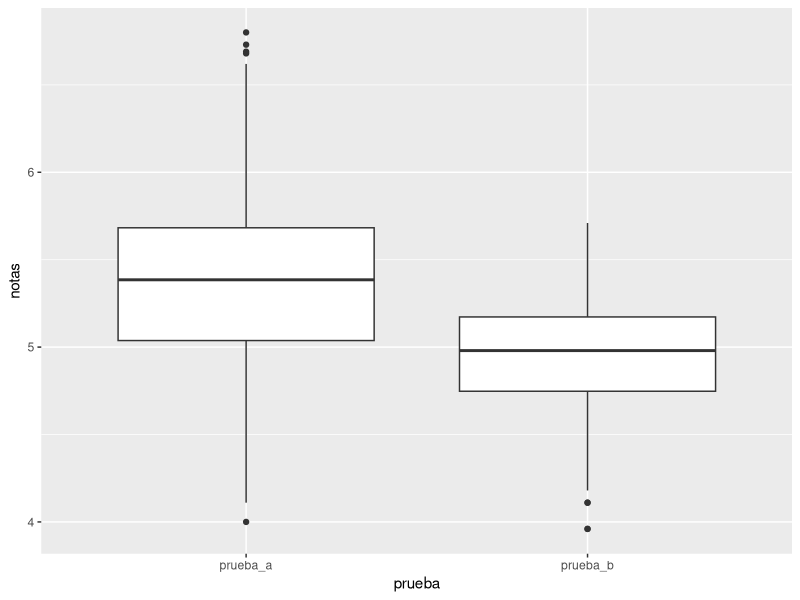
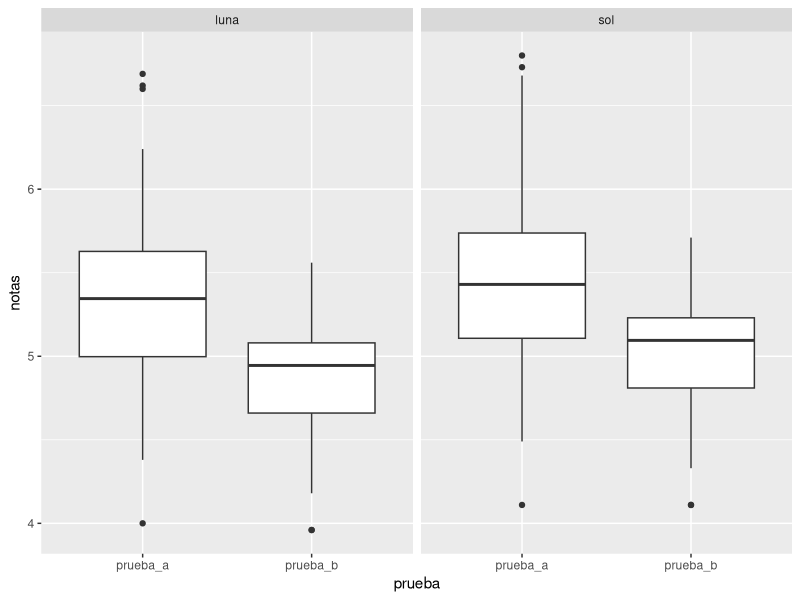
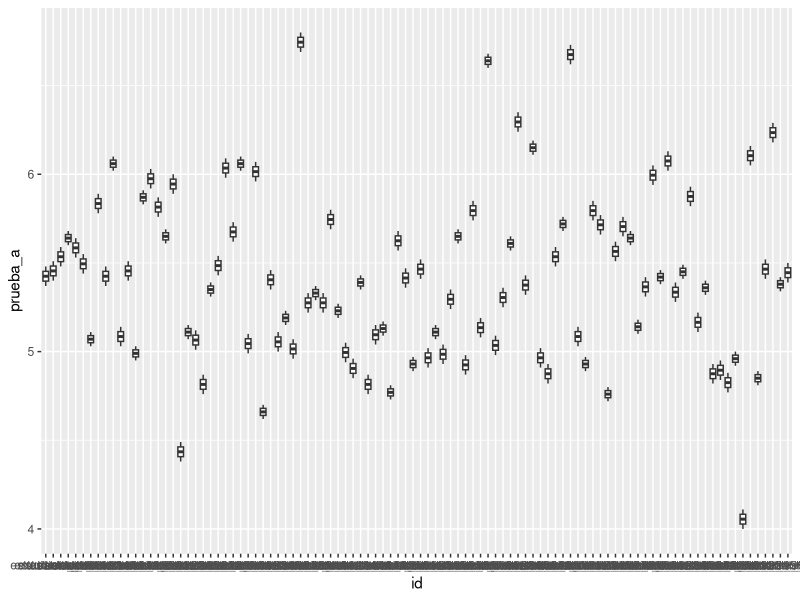
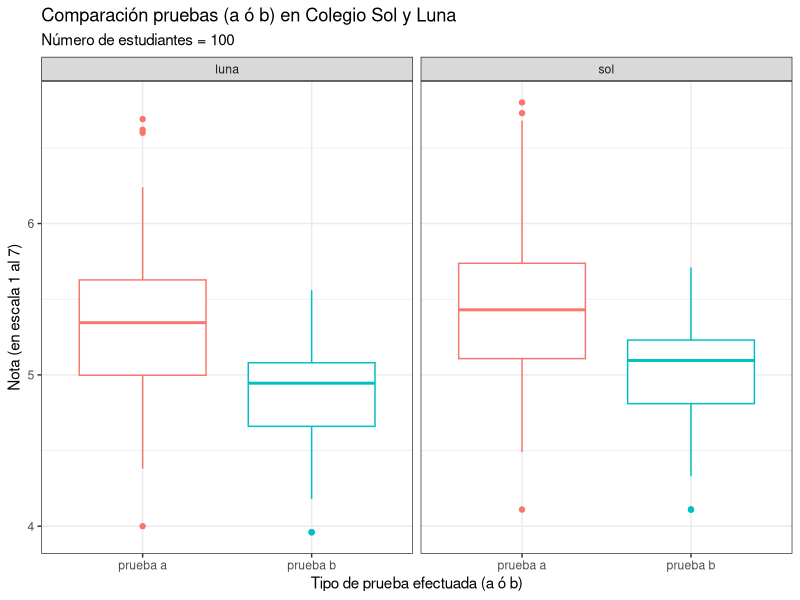

Write the R code that produced these figures, in order.

# Instalacion de paquetes -------------------------------------------------
# los paquetes se instalas solo una vez

# install.packages("tidyverse", "broom")

# Librerias ---------------------------------------------------------------
# Una vez instaladas, llamamos a cada libreria usando library()

library(tidyverse) 
library(broom) # libreria para ordenar datos estadisticos

# Info datos --------------------------------------------------------------

# Datos ficticios de peso de galletas y notas de estudiantes

# Cargar datos ------------------------------------------------------------

# Importamos los datos tipo .csv usando readr::read_csv() 
# creamos dos objeto llamados oreos y notas estudiantes

oreos <-
  read_csv("03_clase/data/data_oreos.csv")

notas_estudiantes <-
  read_csv("03_clase/data/notas_estudiantes.csv")

# glimpse -----------------------------------------------------------------

# siempre es una buena practica mirar los datos
# glimpse() permite ver numero de fila, columnas y tipos de datos

glimpse(oreos)

glimpse(notas_estudiantes)

# shapiro.test ------------------------------------------------------------

# test de normalidad, revisemos los argumentos de la funcion

help("shapiro.test")

# requiere x	= a numeric vector of data values = solo una columna

# entrega una lista con: statistic, p.value, method y data.name

# ejemplo shapiro.test ----------------------------------------------------

info_mascotas <- data.frame("edad" = c(1,12,11,2,1,2,3,4,5,5,5,6,6,6,6,8,11,12),
                            "pulgas" = c(T,T,T,F,F,F,F,T,F,T,F,F,F,F,T,F,F,F))

shapiro.test(info_mascotas$edad)

# acceder info shapiro.test -----------------------------------------------

shapiro.test(info_mascotas$edad)$p.value

shapiro.test(info_mascotas$edad)$statistic

shapiro.test(info_mascotas$edad)$method

shapiro.test(info_mascotas$edad)$data.name

# que pasa si el argumento no es solo 1 columna? --------------------------

# shapiro.test(info_mascotas) 

# Error in shapiro.test(info_mascotas) : is.numeric(x) is not TRUE

# revisemos la funcion t.test ---------------------------------------------

# prueba t-student, revisemos los argumentos de la funcion

help("t.test")

# argumento x	: a (non-empty) numeric vector of data values.
# argumento y : an optional (non-empty) numeric vector of data values.
# mu: a number indicating the true value of the mean 
# (or difference in means if you are performing a two sample test).
# paired: a logical indicating whether you want a paired t-test.

# Revisemos el caso Oreo --------------------------------------------------

t.test(oreos$peso_empaque, mu = 154)

t.test(oreos$peso_empaque, mu = 154)$p.value

t.test(oreos$peso_empaque, mu = 154)$method


# Veamos errores ----------------------------------------------------------

t.test(oreos) # alternative hypothesis: true mean is not equal to 0

t.test(oreos$peso_empaque) # alternative hypothesis: true mean is not equal to 0


# Veamos test de normalidad en notas --------------------------------------

notas_estudiantes %>% 
  head(6) # vemos en consola las primeras 6 filas para ver estructura datos

# Como shapiro.test() requiere UNA columna, lo puedo hacer por separado

shapiro.test(notas_estudiantes$prueba_a)

shapiro.test(notas_estudiantes$prueba_a)$p.value

shapiro.test(notas_estudiantes$prueba_b)

shapiro.test(notas_estudiantes$prueba_b)$p.value


# Veamos t.test -----------------------------------------------------------

# Como el formato es wide, ya tenemos dos columnas

t.test(notas_estudiantes$prueba_a, notas_estudiantes$prueba_b, paired = TRUE)$p.value

# En este caso, nos sirve el formato long ---------------------------------

notas_estudiantes %>% 
  pivot_longer(
    cols = c(prueba_a,prueba_b),
    names_to = "prueba",
    values_to = "notas"
  )

# Hacemos shapiro agrupando -----------------------------------------------

notas_estudiantes %>% 
  pivot_longer(
    cols = c(prueba_a,prueba_b),
    names_to = "prueba",
    values_to = "notas"
  ) %>% 
  group_by(prueba) %>% 
  summarise(p_value_normalidad = shapiro.test(notas)$p.value)


# Agrupar por colegio  ----------------------------------------------------

notas_estudiantes %>% 
  pivot_longer(
    cols = c(prueba_a,prueba_b),
    names_to = "prueba",
    values_to = "notas"
  ) %>% 
  group_by(colegio, prueba) %>% 
  summarise(p_value_normalidad = shapiro.test(notas)$p.value)

# Ahora hacemos t.test() --------------------------------------------------

notas_estudiantes %>% 
  group_by(colegio) %>% 
  summarise(p_value_t.test = t.test(prueba_a, prueba_b,
                                    paired = TRUE)$p.value)

# evaluacion_notas --------------------------------------------------------

evaluacion_notas <-
  notas_estudiantes %>%
  group_by(colegio) %>%
  summarise(p_value_t.test = t.test(prueba_a, prueba_b,
                                    paired = TRUE)$p.value)

evaluacion_notas %>% 
  mutate("diferencia significativa" = case_when(p_value_t.test < 0.05  ~ "*",
                                                p_value_t.test >= 0.05  ~ "N.S."))

# Formato long nos sirve para plotear -------------------------------------

notas_estudiantes %>% 
  pivot_longer(
    cols = c(prueba_a,prueba_b),
    names_to = "prueba",
    values_to = "notas"
  ) %>% 
  ggplot(aes(x = prueba, # eje x que tiene dos categorias
             y = notas)) + # eje y
  geom_boxplot() # tipo de plot


# Podemos graficar por grupos ---------------------------------------------

notas_estudiantes %>% 
  pivot_longer(
    cols = c(prueba_a,prueba_b),
    names_to = "prueba",
    values_to = "notas"
  ) %>% 
  ggplot(aes(x = prueba, # eje x que tiene dos categorias
             y = notas)) + # eje y
  geom_boxplot() + # tipo de plot
  facet_grid(.~ colegio)

# Formato wide no nos deja plotear ----------------------------------------

notas_estudiantes %>% 
  ggplot(aes(x = id, # eje x que tiene dos categorias
             y = prueba_a)) + # eje y
  geom_boxplot()

# ggplot nos deja cambiar colores y formas --------------------------------

notas_estudiantes %>% 
  pivot_longer(
    cols = c(prueba_a,prueba_b),
    names_to = "prueba",
    values_to = "notas"
  ) %>% 
  ggplot(aes(x = prueba, # eje x que tiene dos categorias
             y = notas, # eje y
             color = prueba)) + # color diferente segun prueba
  geom_boxplot() + # tipo de plot
  facet_grid(.~ colegio) + # dividimos el plot por colegio
  labs(x = "Tipo de prueba efectuada (a ó b)", # texto eje x
       y = "Nota (en escala 1 al 7)", # texto eje y
       title = "Comparación pruebas (a ó b) en Colegio Sol y Luna", # texto titulo
       subtitle = "Número de estudiantes = 100") + # texto subtitulo
  scale_x_discrete(labels = c("prueba a",'prueba b')) + # texto categorias de x
  theme_bw() + # estilo de plot
  theme(legend.position = "none") # remover legenda



